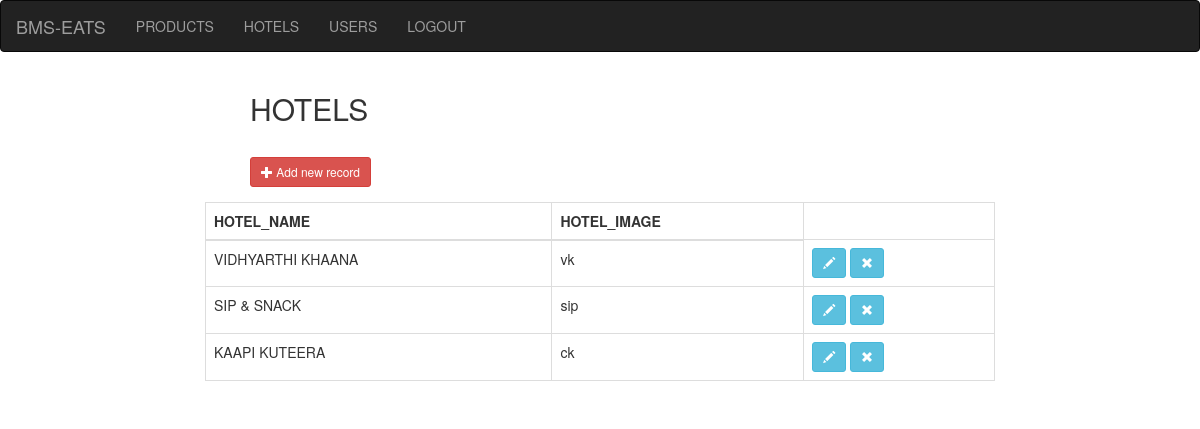
The page /admin/hotels.php on the database its author committed.
### tables this page shows
CREATE TABLE `hotels` (
  `hid` int(10) NOT NULL,
  `hotel_name` varchar(20) NOT NULL,
  `hotel_image` varchar(100) DEFAULT NULL
);

### admin/hotels.php (the view, shortened to what this page needs)
<?php
    include('config.php');
    $result = $db->query('SELECT * FROM hotels');
    $data_record = $result->num_rows;
?>
<!DOCTYPE html>
<html lang="en">
  <head> <title>Add hotel information</title>
    <link rel="stylesheet" href="http://maxcdn.bootstrapcdn.com/bootstrap/3.3.5/css/bootstrap.min.css">
  </head>
  <body>
    <?php include('navbar.php');?>
  <div class="row">
  <div class="col-md-4" style="margin-left:250px;">
  <h2>HOTELS</h2>
</div>
</div>
  <div class="row">
      <div class="col-md-4" style="margin-left:250px;MARGIN-BOTTOM:5PX;">
        <h3><a data="page_0" class="model_form btn btn-sm btn-danger" href="#"><span class="glyphicon glyphicon-plus"></span> Add new record</a></h3>
      </div>
  </div>
  <div class="row">
      <div class="col-md-2"></div>
      <div class="col-md-8">
           <table class="table table-bordered" cellspacing="0" width="100%">
            <thead>
                <tr>
                    <th>HOTEL_NAME</th>
                    <th>HOTEL_IMAGE</th>
                </tr>
            </thead>
            <tbody>
                <?php if(isset($result) && ($data_record) > 0)  : $i=1; ?>
                    <?php  while ($users = mysqli_fetch_object($result)) { ?>
                        <tr class="<?=$users->hid?>_del">
                            <td><?=$users->hotel_name;?></td>
                            <td><?=$users->hotel_image;?></td>
                            <td><a data="<?php echo 'page_'.$users->hid ?>" class="model_form btn btn-info btn-sm" href="#"> <span class="glyphicon glyphicon-pencil"></span></a>
                            <a data="<?php echo  $users->hid ?>" title="Delete <?php echo $users->hid;?>" class="tip delete_check btn btn-info btn-sm "><span class="glyphicon glyphicon-remove"></span> </a>
                            </td>
                        </tr>
                <?php $i++; } ?>
            <?php else : echo '<tr><td colspan="8"><div align="center">-------No record found -----</div></td></tr>'; ?>
           <?php endif; ?>
            </tbody>
        </table>
      </div>
      <div class="col-md-2">
      </div>
  </div>
</body>
</html>

### rows shown on the page
hotels: hotel_name "VIDHYARTHI KHAANA", hotel_image "vk"
hotels: hotel_name "SIP & SNACK", hotel_image "sip"
hotels: hotel_name "KAAPI KUTEERA", hotel_image "ck"
